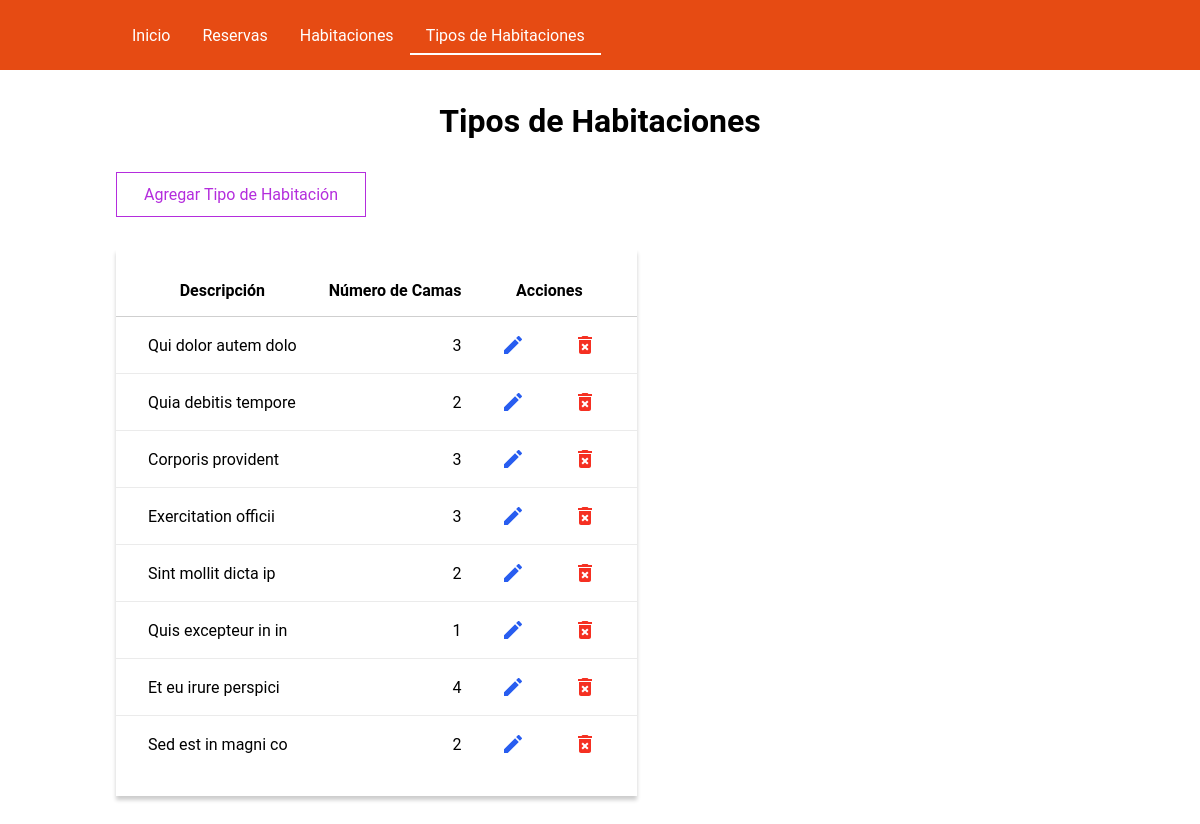
Before: /type-rooms/index.php with the older database file.
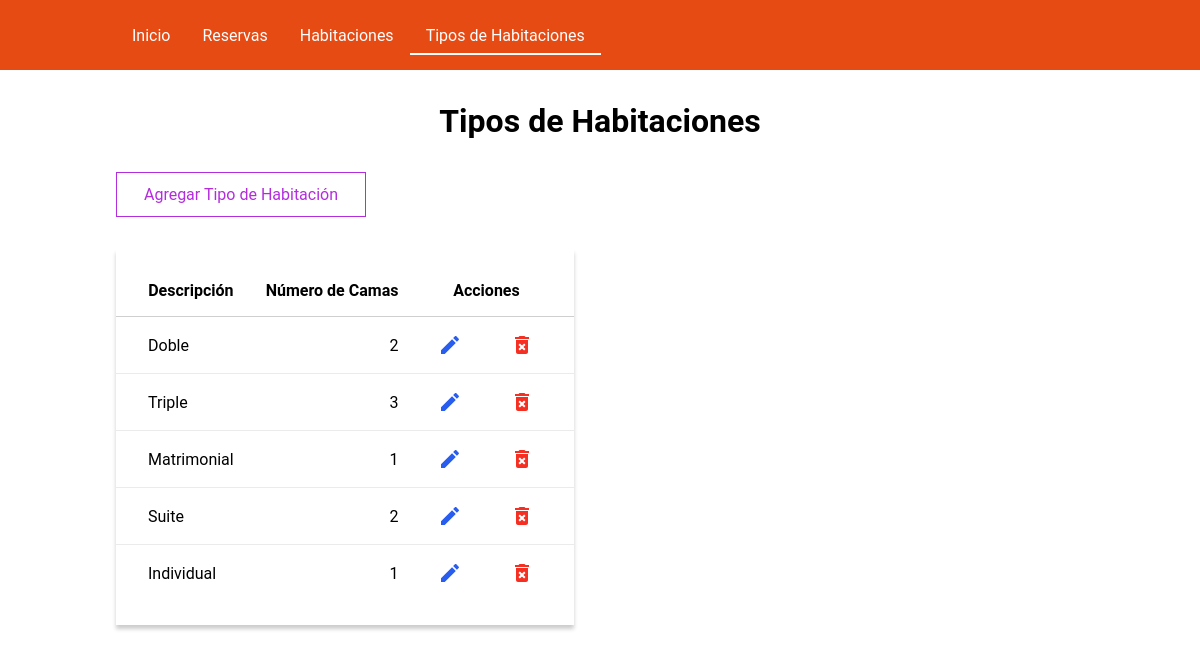
After: the same page with the newer database file.
### tables this page shows
CREATE TABLE `type_rooms` (
  `id` tinyint(3) UNSIGNED NOT NULL,
  `description` varchar(70) NOT NULL,
  `number_beds` tinyint(3) UNSIGNED NOT NULL
);

### Database.php (called while the page is built, shortened)
<?php
class Database extends mysqli
{
  public function getTypeRooms()
  {
    $query = "SELECT id, description, number_beds FROM type_rooms";
    $result = $this->query($query);
    $typeRooms = $result->fetch_all(MYSQLI_ASSOC);
    return $typeRooms;
  }
}

### type-rooms/index.php (the view, shortened to what this page needs)
<!DOCTYPE html>
<html lang="es">
<head>
  <link rel="stylesheet" href="./../css/style.css">
</head>
<body>
  <header class="header">
    <nav class="nav">
      <ul class="nav__list">
        <li class="nav__item">
          <a href="./../index.php" class="nav__link">Inicio</a>
        </li>
        <li class="nav__item">
          <a href="./../reservations/index.php" class="nav__link">Reservas</a>
        </li>
        <li class="nav__item">
          <a href="./../rooms/index.php" class="nav__link">Habitaciones</a>
        </li>
        <li class="nav__item">
          <a href="./../type-rooms/index.php" class="nav__link nav__link--active ">
            Tipos de Habitaciones
          </a>
        </li>
      </ul>
    </nav>
  </header>
  <div class="container">
    <h1 class="title">Tipos de Habitaciones</h1>
    <a class="link link--primary" href="./form-create.php">Agregar Tipo de Habitación</a>
    <?php
    include('./../database_init.php');
    $typeRooms = $db->getTypeRooms();
    if (count($typeRooms) > 0) :
    ?>
      <table class="table">
        <thead>
          <tr>
            <th>Descripción</th>
            <th>Número de Camas</th>
            <th colspan="2">Acciones</th>
          </tr>
        </thead>
        <tbody>
          <?php
          foreach ($typeRooms as $type) :
          ?>
            <tr>
              <td><?= $type['description'] ?></td>
              <td class="text-align-right"><?= $type['number_beds'] ?></td>
              <td>
                <a class="link link--icon" title="Editar" href="./form-edit.php?id=<?= $type['id'] ?>">
                  <svg class="icon icon--blue link__icon">
                    <use xlink:href="./../assets/feather-sprite.svg#edit" />
                  </svg>
                </a>
              </td>
              <td>
                <a class="link link--icon" title="Eliminar" href="./delete.php?id=<?= $type['id'] ?>">
                  <svg class="icon icon--red link__icon">
                    <use xlink:href="./../assets/feather-sprite.svg#delete" />
                  </svg>
                </a>
              </td>
            </tr>
          <?php
          endforeach;
          ?>
        </tbody>
      </table>
    <?php
    endif;
    ?>
  </div>
</body>
</html>

### css/style.css (style rules this page uses)
* { box-sizing: border-box; }
body { font-family: Roboto, Helvetica, sans-serif; margin: 0; }
h1, h2, h3, p { margin: 0; }
ol, ul { margin: 0; list-style: none; padding: 0; }
li { padding: none; }
a { text-decoration: none; }
.container { max-width: 1000px; width: 1000px; margin: 0 auto; padding: 2rem 1rem; }
.title { text-align: center; margin-bottom: 2rem; }
.table { margin: 2rem 0; border-collapse: collapse; background-color: #ffffff; box-shadow: 0 0.25rem 0.25rem rgba(0, 0, 0, 0.2); }
.table th { padding: 1rem; }
.table thead tr:first-child th { padding-top: 2rem; border-bottom: 1px solid #cfcfcf; }
.table td { padding: 0.5rem 1rem; }
.table tr:not(:last-child) td { border-bottom: 1px solid #ebebeb; }
.table th:first-child, .table td:first-child { padding-left: 2rem; }
.table th:last-child, .table td:last-child { padding-right: 2rem; }
.table tbody tr:last-child td { padding-bottom: 2rem; }
.link { display: flex; max-width: 250px; min-width: 150px; justify-content: center; align-items: center; min-width: 120px; padding: 0.75rem 1rem; background-color: #f5f5f5; transition: background-color 0.5s ease-in-out; }
.link--primary { border: 1px solid #b42ddd; background-color: #ffffff; color: #b42ddd; }
.link--icon { display: flex; width: 40px; height: 40px; min-width: 0; border-radius: 50%; padding: 0; background: none; transition: background-color 0.5s ease-in-out; }
.icon { width: 24px; height: 24px; fill: #303030; }
.icon--blue { fill: #285df0; }
.icon--red { fill: #f53022; }
.text-align-right { text-align: right; }
.header { background-color: #e64b13; height: 70px; }
.nav { max-width: 1000px; width: 1000px; margin: 0 auto; padding: 0 1rem; }
.nav__list { display: flex; height: 70px; align-items: center; }
.nav__link { padding: 0.5rem 1rem; color: #ffffff; }
.nav__link--active { border-bottom: 2px solid #ffffff; }

Changed rows visible on the page:
removed type_rooms: description "Qui dolor autem dolo", number_beds "3"
removed type_rooms: description "Quis excepteur in in", number_beds "1"
removed type_rooms: description "Et eu irure perspici", number_beds "4"
removed type_rooms: description "Sed est in magni co", number_beds "2"
changed type_rooms: description "Quia debitis tempore" → "Doble"
changed type_rooms: description "Corporis provident" → "Triple"
changed type_rooms: description "Exercitation officii" → "Matrimonial"; number_beds "3" → "1"
changed type_rooms: description "Sint mollit dicta ip" → "Suite"
added type_rooms: description "Individual", number_beds "1"
